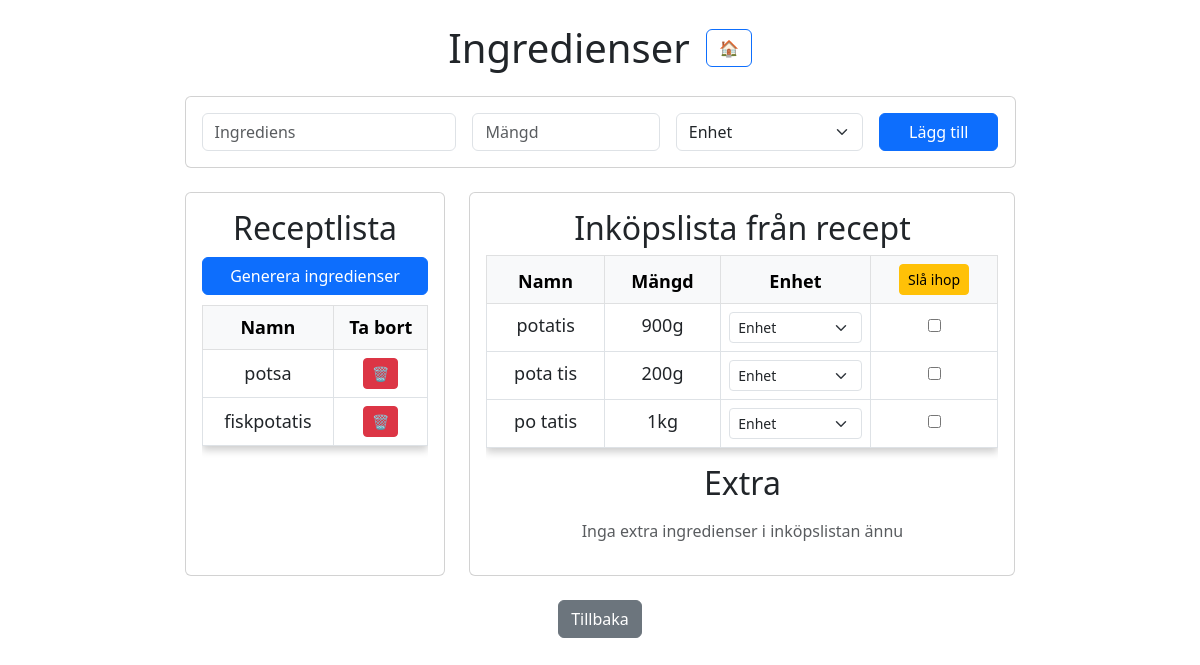
Screenshot of /user/1/planbank/1/planmaker/ingredients with the database file from the repository.
### models/recipe.py (models this page shows)
class Recipe(db.Model):
    __tablename__ = 'recipe'
    id = db.Column(db.Integer(), primary_key=True)
    name = db.Column(db.String(200), nullable=False)
    link = db.Column(db.String(500), nullable=False)
    tag = db.Column(db.String(50), nullable=False)
    user_id = db.Column(db.Integer(), db.ForeignKey('user.id', ondelete="CASCADE"), nullable=False)
    ingredients = db.relationship('Ingredient', backref='recipe', lazy=True, cascade="all, delete-orphan")

### models/plan_ingredient.py (models this page shows)
class PlanIngredient(db.Model):
    __tablename__ = 'plan_ingredient'
    id = db.Column(db.Integer(), primary_key=True)
    name = db.Column(db.String(200), nullable=False)
    amount = db.Column(db.Integer(), nullable=False)
    unit = db.Column(db.String(10), nullable=False)
    fromRecipe = db.Column(db.Boolean(), nullable=False)
    plan_id = db.Column(db.Integer(), db.ForeignKey('plan.id', ondelete="CASCADE"), nullable=True)
    unitsWeight = {'g':1, 'hg':100, 'kg':1000} #Valid weight units
    unitsVolume = {'krm':1, 'tsk':5, 'msk':15, 'ml':1, 'cl':10, 'dl':100, 'l':1000} #Valid volume units
    unitsDistinct = {'st':1, 'port':1, 'paket':1}

### routes/routes.py (the view)
@routes.route('/user/<int:user_id>/planbank/<int:plan_id>/planmaker/ingredients', methods=['GET', 'POST'])
def planmaker_ingredients(user_id, plan_id):
    user = User.query.get_or_404(user_id)
    plan = Plan.query.get_or_404(plan_id)
    plan_ingredients = PlanIngredient.query.filter_by(plan_id = plan.id, fromRecipe = True).all()
    plan_ingredients_extra = PlanIngredient.query.filter_by(plan_id = plan.id, fromRecipe = False).all()
    if request.method == 'POST':
        value = request.form.get('action')
        if value == "add":
            name = request.form.get('name')
            amount = request.form.get('amount')
            unit = request.form.get('unit')
            add_extra_ingredient(ingredient_name=name, amount=amount, unit=unit, plan_id=plan_id)
        elif value in PlanIngredient.unitsWeight.keys() or value in PlanIngredient.unitsVolume.keys() or value in PlanIngredient.unitsDistinct.keys():
            change_planingredient_unit(user_id=user_id, plan_id=plan_id, newUnit=value, ingredient_id=request.form.get('ingredient_id'))
        elif value == "merge":
            ingredients = request.form.get("selected_ingredients")  # e.g., "1,2,3"
            name = request.form.get("assembled_name")
            ingredient_ids = [int(i) for i in ingredients.split(",")] if ingredients else []
            merge_ingredients(name=name, ingredient_ids=ingredient_ids, plan_id=plan_id)
        elif value == "generate":
            clear_plan_ingredients(plan)
            generate_plan_ingredients(plan)
        elif value == "remove_ingredient":
            ingredient_id = request.form.get('ingredient_id')
            remove_plan_ingredient(ingredient_id=ingredient_id)
        elif value == "remove_recipe":
            recipe_id = request.form.get('recipe_id')
            remove_from_plan(plan, recipe_id)
        elif value == "edit_ingredient":
            edit_name = request.form['name']
            edit_amount = request.form['amount']
            edit_unit = request.form['unit']
            ingredient_id = request.form['ingredient_id']
            edit_extra_ingredient(edit_name, edit_amount, edit_unit, ingredient_id=ingredient_id)
        return render_template(
            'planmaker_ingredients.html',
            ingredients=PlanIngredient.query.filter_by(plan_id = plan.id, fromRecipe = True).all(),
            ingredients_extra=PlanIngredient.query.filter_by(plan_id = plan.id, fromRecipe = False).all(),
            recipe=None,
            recipes_plan=plan.recipes,
            plan=plan,
            user=user
            )
    else:
        return render_template(
            'planmaker_ingredients.html',
            ingredients=plan_ingredients,
            ingredients_extra=plan_ingredients_extra,
            recipe=None,
            recipes_plan=plan.recipes,
            plan=plan, user=user)

### routes/routes.py (called while the page is built)
@routes.before_request
def track_history():
    if 'history' not in session:
        session['history'] = []
    if request.method == 'GET' and request.endpoint not in ('static',):
        current_url = request.path  # only the path, not full URL
        history = session['history']
        if not history or history[-1] != current_url:
            history.append(current_url)
        if len(history) > 10:
            history.pop(0)
    session.modified = True  # Ensure changes are saved

@routes.context_processor
def inject_back_url():
    history = session.get('history', [])
    if len(history) >= 2:
        back_url = history[-2]
    else:
        back_url = url_for('routes.index')
    return dict(back_url=back_url)

### templates/planmaker_ingredients.html (shortened to what this page needs)
{% extends 'base.html' %}
{% block body %}
<div class="container mt-4">
    <div class="d-flex justify-content-center align-items-center mb-4 gap-3 flex-wrap">
        <h1 class="mb-0 text-center">Ingredienser</h1>
        <a href="{{ url_for('routes.index') }}" class="btn btn-outline-primary">🏠</a>
      </div>
    <div class="row justify-content-center">
        <div class="col-md-9">
            <div class="card mb-4">
                <div class="card-body">
                    <form action="/user/{{user.id}}/planbank/{{plan.id}}/planmaker/ingredients" method="POST" class="row g-3">
                        <div class="col-md-4">
                            <input type="text" class="form-control" name="name" placeholder="Ingrediens" required>
                        </div>
                        <div class="col-md-3">
                            <input type="text" class="form-control" name="amount" placeholder="Mängd" required>
                        </div>
                        <div class="col-md-3">
                            <select class="form-select unit-select" name="unit" required>
                                <option value="" disabled selected>Enhet</option>
                            </select>
                        </div>
                        <div class="col-md-2">
                            <button type="submit" name="action" value="add" class="btn btn-primary w-100">
                                Lägg till
                            </button>
                        </div>
                    </form>
                </div>
            </div>
            <div class="row equal-height-cards">
                <div class="col-md-4 mb-4">
                    <div class="card h-100">
                      <div class="card-body text-center">
                        <h2 class="card-title">Receptlista</h2>
                        <div class="card-content">
                            <div style="margin: 10px 0;">
                                <form action="/user/{{user.id}}/planbank/{{plan.id}}/planmaker/ingredients" method="POST">
                                    <button type="submit" name="action" value="generate" class="btn btn-primary w-100">
                                        Generera ingredienser
                                    </button>
                                </form>
                            </div>
                            {% if recipes_plan %}
                            <div class="table-responsive">
                                <table class="table table-bordered">
                                    <thead class="table-light">
                                        <tr>
                                        <th class="col-7">Namn</th>
                                        <th class="col-5">Ta bort</th>
                                        </tr>
                                    </thead>
                                    <tbody>
                                        {% for recipe in recipes_plan %}
                                        <tr>
                                        <td class="col-7 align-middle">{{ recipe.name }}</td>
                                        <td class="col-5 align-middle">
                                            <div class="center">
                                                <form method="POST">
                                                    <button type="submit" name="action" value="remove_recipe" class="btn btn-danger btn-sm">🗑️</button>
                                                </form>
                                            </div>
                                        </td>
                                        </tr>
                                        {% endfor %}
                                    </tbody>
                                </table>
                            </div>
                          {% else %}
                          <p class="text-muted mt-3">Inga recept i inköpslistan ännu</p>
                          {% endif %}
                        </div>
                      </div>
                    </div>
                </div>
                <div class="col-md-8 mb-4">
                    <div class="card h-100">
                        <div class="card-body text-center">
                            <h2 class="card-title">Inköpslista från recept</h2>
                            <div class="card-content">
                                {% if ingredients|length < 1 %}
                                <p class="text-muted mt-3">Inga ingredienser i inköpslistan ännu</p>
                                {% else %}
                                    <div class="table-responsive">
                                        <table class="table table-bordered">
                                            <thead class="table-light">
                                                <tr>
                                                    <th>Namn</th>
                                                    <th>Mängd</th>
                                                    <th>Enhet</th>
                                                    <th>
                                                        <form id="submit-form" method="POST" action="">
                                                            <button type="button" onclick="openModal()" class="btn btn-sm btn-warning w-80">Slå ihop</button>
                                                        </form>
                                                    </th>
                                                </tr>
                                            </thead>
                                            <tbody>
                                                {% for ingredient in ingredients %}
                                                    <tr>
                                                        <td>{{ ingredient.name }}</td>
                                                        <td>{{ ingredient.amount }}{{ ingredient.unit }}</td>
                                                        <td>
                                                            <div class="action-buttons">
                                                                <form action="/user/{{user.id}}/planbank/{{plan.id}}/planmaker/ingredients" method="POST" class="d-inline w-100">
                                                                    <select class="form-select form-select-sm w-100" name="action" onchange="this.form.submit()">
                                                                        <option value="" disabled selected>Enhet</option>
                                                                    </select>
                                                                </form>
                                                                <td>
                                                                    <div class="checkbox-box">
                                                                        <label>
                                                                            <input type="checkbox" class="merge-checkbox" value="{{ ingredient.id }}">
                                                                        </label>
                                                                    </div>
                                                                </td>
                                                            </div>
                                                        </td>
                                                    </tr>
                                                {% endfor %}
                                            </tbody>
                                        </table>
                                    </div>
                                {% endif %}
                            </div>
                            <h2 class="card-title">Extra</h2>
                            <div class="card-content">
                                {% if ingredients_extra|length < 1 %}
                                <p class="text-muted mt-3">Inga extra ingredienser i inköpslistan ännu</p>
                                {% endif %}
                            </div>
                        </div>
                    </div>
                </div>
            </div>
            <div class="text-center">
                <a href="{{ url_for('routes.go_back') }}" class="btn btn-secondary">
                    Tillbaka
                </a>
            </div>
        </div>
    </div>
</div>
{% endblock %}

### static/css/main.css (style rules this page uses)
body { margin: 0; font-family: sans-serif; }
table { width: 80%; max-width: 600px; border-collapse: collapse; background-color: #f8f9fa; box-shadow: 0 4px 8px rgba(0, 0, 0, 0.2); }
th, td { border: 2px solid #000; padding: 12px; text-align: center; font-size: 18px; }
th { background-color: #343a40; color: white; }
tr:nth-child(even) { background-color: #e9ecef; }

### templates/planmaker_ingredients.html (style rules this page uses)
.unit-select { width: 180px; }
.action-buttons { display: flex; gap: 8px; flex-wrap: wrap; }

### rows the page displays
Recipe: name "potsa"
Recipe: name "fiskpotatis"
PlanIngredient: name "potatis", amount "900", unit "g"
PlanIngredient: name "pota tis", amount "200", unit "g"
PlanIngredient: name "po tatis", amount "1", unit "kg"
